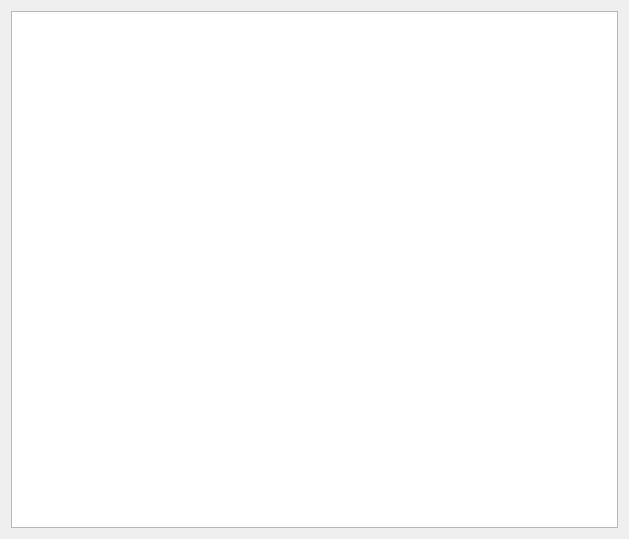
<?xml version="1.0" encoding="UTF-8"?>
<ui version="4.0">
 <class>Lister</class>
 <widget class="QWidget" name="Lister">
  <property name="geometry">
   <rect>
    <x>0</x>
    <y>0</y>
    <width>629</width>
    <height>539</height>
   </rect>
  </property>
  <property name="windowTitle">
   <string>Form</string>
  </property>
  <layout class="QVBoxLayout" name="verticalLayout">
   <item>
    <widget class="QTextBrowser" name="textBrowser"/>
   </item>
  </layout>
 </widget>
 <resources/>
 <connections/>
</ui>
